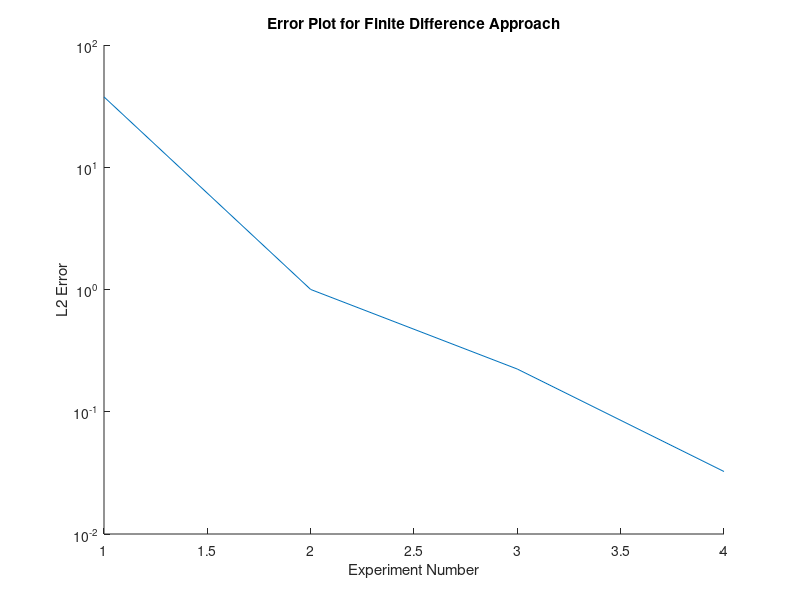

Here is the MATLAB script that generated this plot:
%Fisher Equation - Dirichlet
clc
close all

p = 2000;
f = @(x) 1./((exp(10*sqrt(10/3).*x)+1).^2);
sol = @(x,t) 1./((exp(sqrt(p/6).*x-(5*p/6)*t)+1).^2);

error = zeros(1,4);

for ex = 1:4
    
    switch ex
    case 1
        dx = 0.05;
        dt = 0.00125;
    case 2
        dx = 0.025;
        dt = 0.0003125;
    case 3
        dx = 0.0125;
        dt = 0.000078125;
    case 4
        dx = 0.00625;
        dt = 0.0000195313;
    end
    
    xs = -1:dx:1;
    N = length(xs);
    time = 0:dt:0.005;
    T = length(time);
    R = (dt)/(dx^2);

    u = f(xs);
    u(1) = 1;
    u(end) = 0;

    A = zeros(T,N) ;
    %B = zeros(T,N) ;
    
    for t = 1:T
        s = sol(xs,time(t));
        old = u;
        u(2:end-1) = old(2:end-1) + R*(old(3:end)-2*old(2:end-1)+old(1:end-2));
        u(2:end-1) = u(2:end-1) + p*dt*old(2:end-1).*(ones(1,N-2)-old(2:end-1));

        A(t,:) = u;
        %B(t,:) = s;
        %Plot
%         figure(1);
%         plot(xs,u,xs,s);
%         axis([-1,1,0,1])
%         pause(0.01);
    end
    
    error(ex) = sum((u - s).^2);
end

%hold off

%   Mesh Plot
% [xs,time] = meshgrid(xs,time) ;
% hold on
% surf(xs,time,A);
% %surf(xs,time,B);
% xlabel('X');
% ylabel('Time');
% zlabel('U');
% hold off;
% shading interp

%   Error Plot
hold on
plot(1:4,error);
set(gca,'yscale','log')
title('Error Plot for Finite Difference Approach');
xlabel('Experiment Number');
ylabel('L2 Error');
hold off
